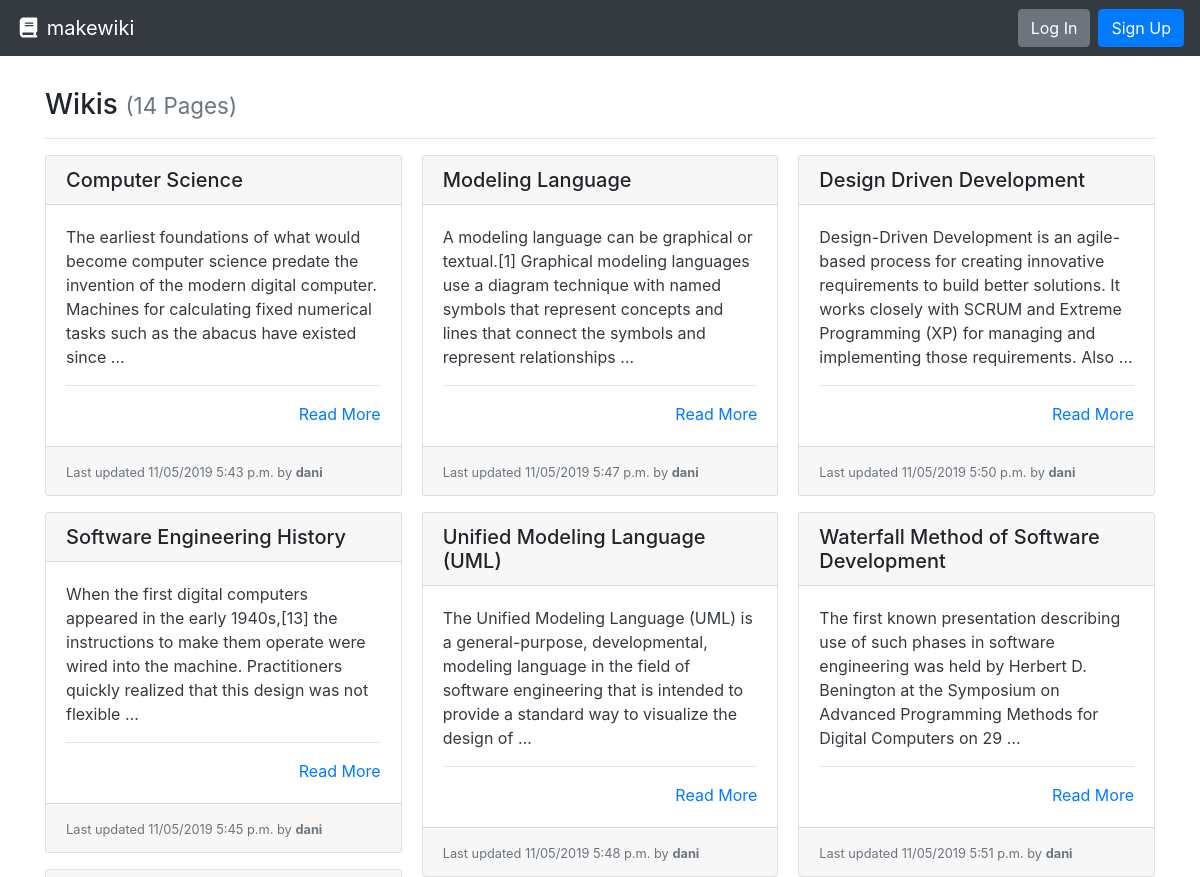
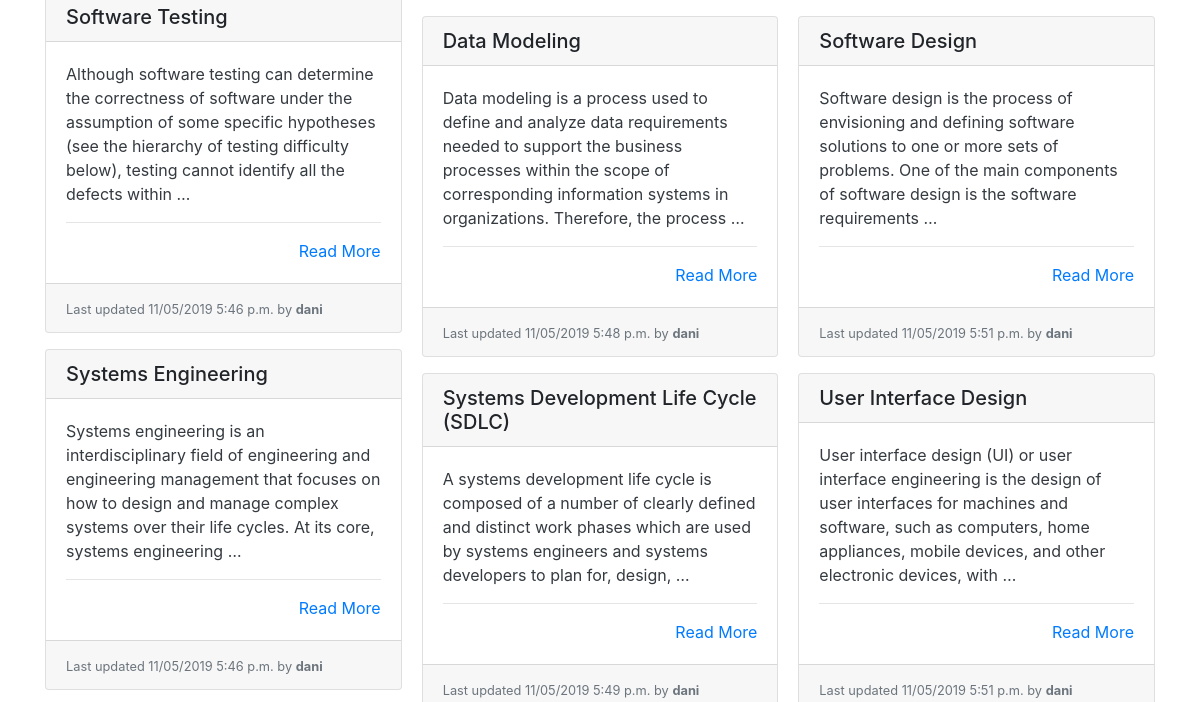
The app's page / (upper part), older data (2 pictures, top to bottom).
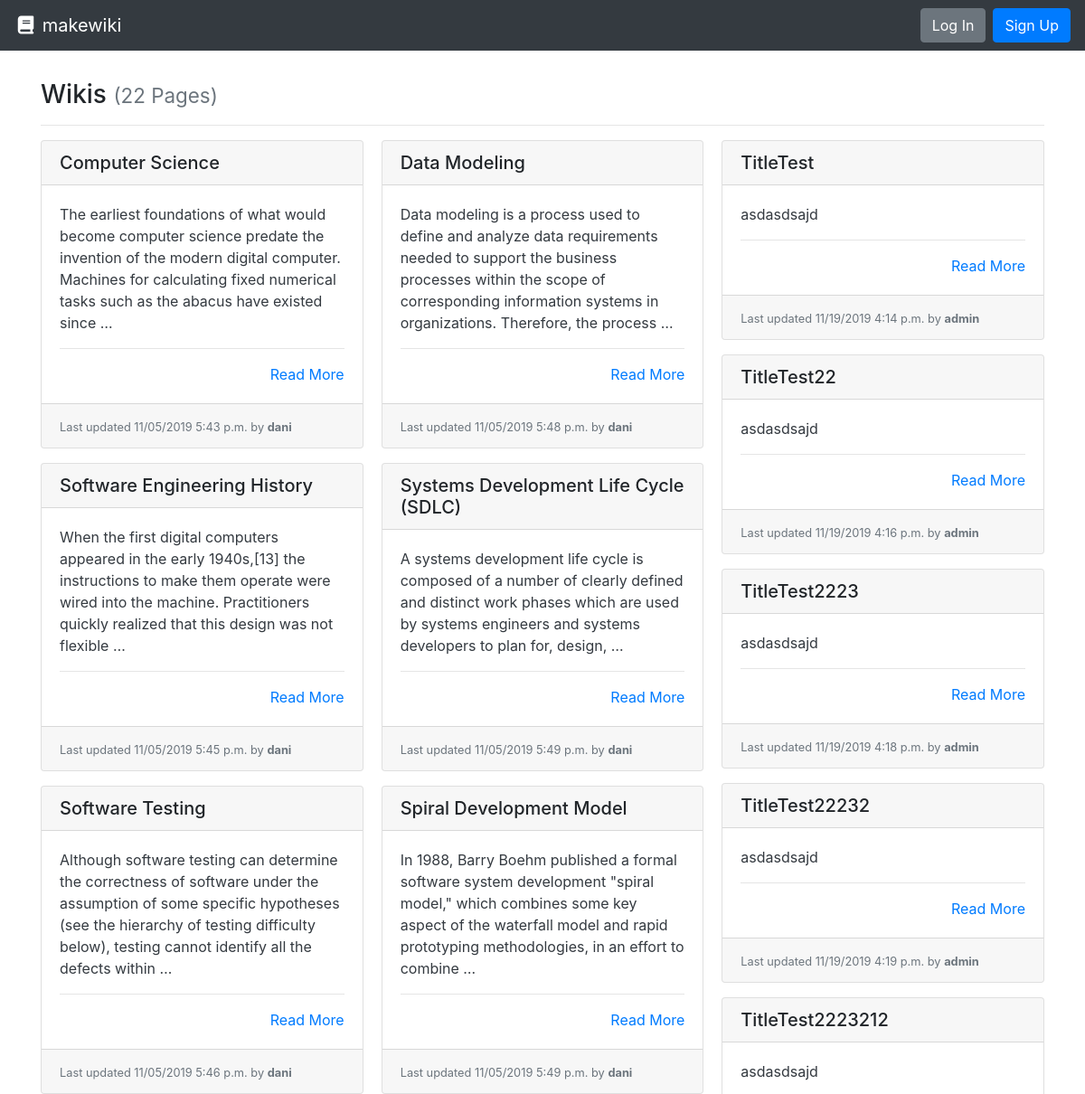
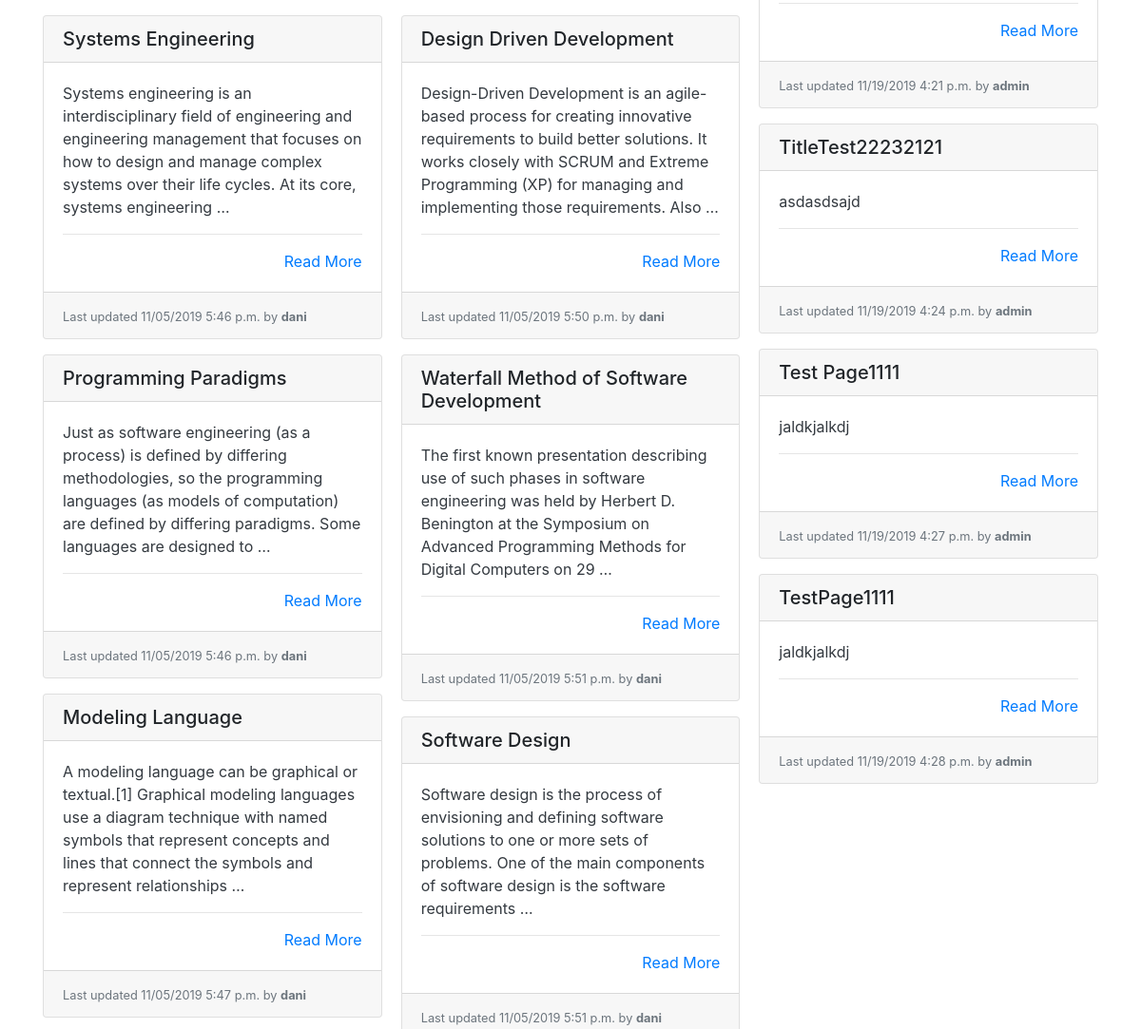
The same page, newer data (2 pictures, top to bottom).
### wiki/models.py (models this page shows, shortened)
class Page(models.Model):
    title = models.CharField(max_length=settings.WIKI_PAGE_TITLE_MAX_LENGTH, unique=True,
                             help_text="Title of your page.")
    author = models.ForeignKey(User, on_delete=models.PROTECT,
                               help_text="The user that posted this article.")
    slug = models.CharField(max_length=settings.WIKI_PAGE_TITLE_MAX_LENGTH, blank=True, editable=False,
                            help_text="Unique URL path to access this page. Generated by the system.")
    content = models.TextField(
        help_text="Write the content of your page here.")
    created = models.DateTimeField(auto_now_add=True,
                                   help_text="The date and time this page was created. Automatically generated when the model saves.")
    modified = models.DateTimeField(auto_now=True,
                                    help_text="The date and time this page was updated. Automatically generated when the model updates.")

### wiki/views.py (the view)
# urls.py: path('', PageListView.as_view(), name='wiki-list-page'),
class PageListView(ListView):
    model = Page
    def get(self, request):
        pages = self.get_queryset().all()
        return render(request, 'list.html', {
          'pages': pages
        })

### wiki/templates/list.html
{% extends "base.html" %}
{% block content %}
  <h3>Wikis {% if pages %}<small class="text-muted">({{ pages|length }} Page{{ pages|length|pluralize:"s" }})</small>{% endif %}</h3>
  <hr>
  {% if pages %}
    <div class="card-columns">
      {% for page in pages %}
        {% include "partials/card.html" %}
      {% endfor %}
    </div>
  {% else %}
    <div class="alert alert-primary" role="alert">No pages to display.</div>
  {% endif %}
{% endblock %}

### wiki/templates/partials/card.html
<div class="card mb-3">
  <h5 class="card-header ">{{ page.title }}</h5>
  <div class="card-body border-dark">
    <p class="card-text text-dark">
      {{ page.content|truncatewords_html:30 }}
      <hr>
      <div class="text-right"><a href="{% url 'wiki:wiki-details-page' page.slug %}" title="Read More">Read More</a></div>
  </div>
  <div class="card-footer">
    <small class="text-muted">Last updated {{ page.modified|date:"SHORT_DATETIME_FORMAT" }} by <b>{{ page.author.username }}</b></small>
  </div>
</div>

Row changes from the older to the newer data that the page shows:
no longer on this page (row unchanged): Page: title "Unified Modeling Language (UML)", content "The Unified Modeling Language (UML) is a general-purpose, developmental, modeling language in the field of software engineering that is intended to provide a standard way to visualize the design of …", modified "11/05/2019 5:48 p.m.", author.username "dani"
no longer on this page (row unchanged): Page: title "User Interface Design", content "User interface design (UI) or user interface engineering is the design of user interfaces for machines and software, such as computers, home appliances, mobile devices, and other electronic devices, with …", modified "11/05/2019 5:51 p.m.", author.username "dani"
now on this page (row unchanged): Page: title "Programming Paradigms", content "Just as software engineering (as a process) is defined by differing methodologies, so the programming languages (as models of computation) are defined by differing paradigms. Some languages are designed to …", modified "11/05/2019 5:46 p.m.", author.username "dani"
now on this page (row unchanged): Page: title "Spiral Development Model", content "In 1988, Barry Boehm published a formal software system development \"spiral model,\" which combines some key aspect of the waterfall model and rapid prototyping methodologies, in an effort to combine …", modified "11/05/2019 5:49 p.m.", author.username "dani"
added Page: title "TitleTest", content "asdasdsajd", modified "11/19/2019 4:14 p.m.", author.username "admin"
added Page: title "TitleTest22", content "asdasdsajd", modified "11/19/2019 4:16 p.m.", author.username "admin"
added Page: title "TitleTest2223", content "asdasdsajd", modified "11/19/2019 4:18 p.m.", author.username "admin"
added Page: title "TitleTest22232", content "asdasdsajd", modified "11/19/2019 4:19 p.m.", author.username "admin"
added Page: title "TitleTest2223212", content "asdasdsajd", modified "11/19/2019 4:21 p.m.", author.username "admin"
added Page: title "TitleTest22232121", content "asdasdsajd", modified "11/19/2019 4:24 p.m.", author.username "admin"
added Page: title "Test Page1111", content "jaldkjalkdj", modified "11/19/2019 4:27 p.m.", author.username "admin"
added Page: title "TestPage1111", content "jaldkjalkdj", modified "11/19/2019 4:28 p.m.", author.username "admin"
Text that changed along with them:
{{ pages|length }}: "14" → "22"
